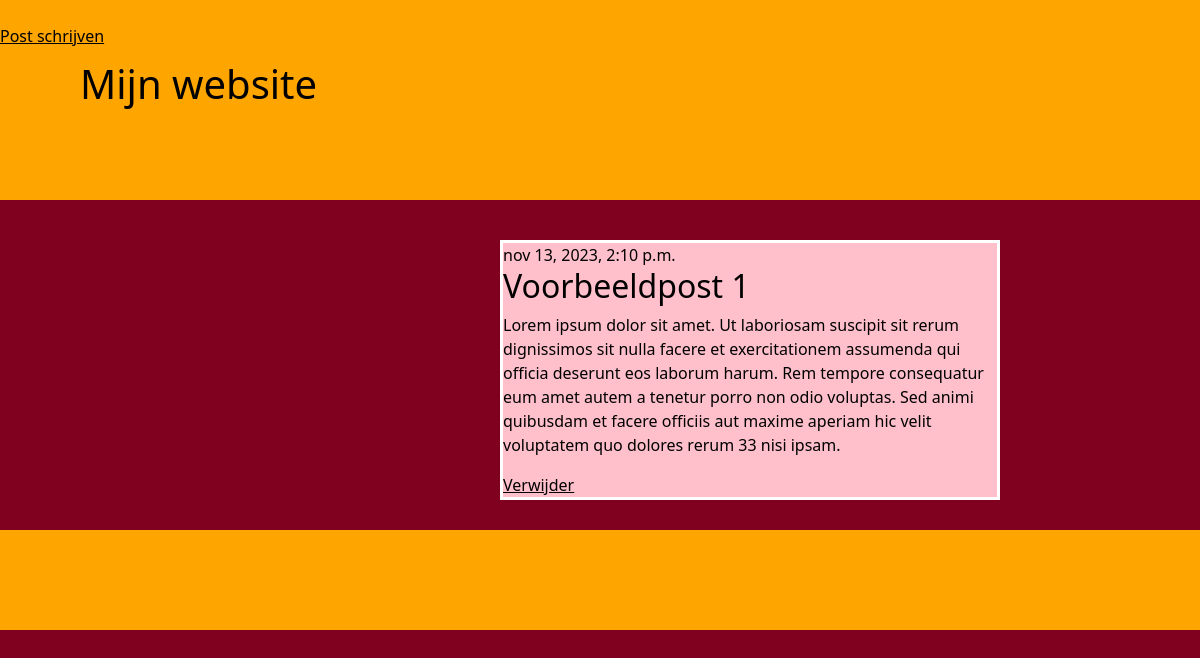
The app's page /post/1/ with its own data.
### blog/models.py (models this page shows, shortened)
class Post(models.Model):
   author = models.ForeignKey(settings.AUTH_USER_MODEL, on_delete=models.CASCADE)
   title = models.CharField(max_length=200)
   text = models.TextField()
   created_date = models.DateTimeField(default=timezone.now)
   published_date = models.DateTimeField(blank=True, null=True)

### blog/views.py (the view)
# urls.py: path('post/<int:pk>/', views.post_detail, name='post_inhoud'),
def post_detail(request, pk):
   post = get_object_or_404(Post, pk=pk)
   return render(request, 'blog/post_inhoud.html', {'post': post})

### blog/templates/blog/post_inhoud.html
{% extends 'blog/base.html' %}
{% block inhoud %}
<article class="post">
{% if post.published_date %}
<time class="date">
{{ post.published_date }}
</time>
{% endif %}
<h2>{{ post.title }}</h2>
<p>{{ post.text|linebreaksbr }}</p>
<a href="{% url 'delete' post.id %}">Verwijder</a>
</article>
{% endblock %}

### blog/templates/blog/base.html (shortened to what this page needs)
{% load static %}
<!DOCTYPE html>
<html lang="en" dir='ltr'>
<head>
<link href=
"https://cdn.jsdelivr.net/npm/bootstrap@5.1.3/dist/css/bootstrap.min.css" rel="stylesheet"
integrity=
"sha384-1BmE4kWBq78iYhFldvKuhfTAU6auU8tT94WrHftjDbrCEXSU1oBoqyl2QvZ6jIW3"
crossorigin="anonymous">
<link rel="stylesheet" href="{% static 'css/stijl.css' %}">
</head>
<body>
<header>
<h1>Mijn website</h1><br>
<a href="{% url 'post_nieuw' %}" class="top-menu">Post schrijven</a>
</header>
<section>
{% block inhoud %}
{% endblock %}
</section>
<footer>
</footer>
</body>
</html>

### blog/static/css/stijl.css (style rules this page uses)
body { background-color: #800020; color: black; }
h1 { position: absolute; color: black; top: 30%; left: 80px; }
article { width: 500px; margin-top: 40px; margin-left: 500px; margin-bottom: 30px; border: 3px solid white; background-color: pink; }
header { position: relative; background-color: orange; height: 200px; }
footer { background-color: orange; height: 100px; }
a { color: black; }

### records on screen
Post: published_date "nov 13, 2023, 2:10 p.m.", title "Voorbeeldpost 1", text "Lorem ipsum dolor sit amet. Ut laboriosam suscipit sit rerum dignissimos sit nulla facere et exercitationem assumenda qui officia deserunt eos laborum harum. Rem tempore consequatur eum amet autem a tenetur porro non odio voluptas. Sed animi quibusdam et facere officiis aut maxime aperiam hic velit voluptatem quo dolores rerum 33 nisi ipsam."
